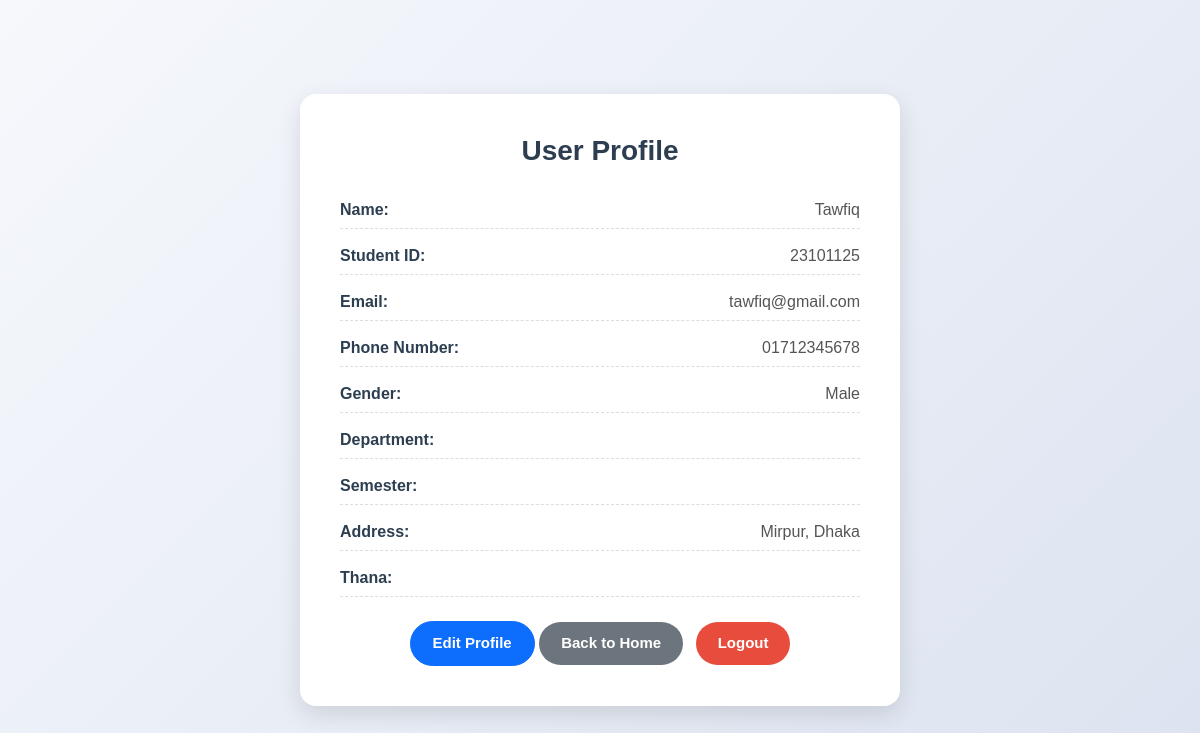
The app's page /backend/profile.php (signed in) with its own data.
### tables this page shows
CREATE TABLE User (
    Student_ID VARCHAR(20) PRIMARY KEY,
    Name VARCHAR(100) NOT NULL,
    Gsuite_Email VARCHAR(100) UNIQUE NOT NULL,
    Scanned_ID VARCHAR(255),
    Semester VARCHAR(20),
    Department VARCHAR(50),
    Thana VARCHAR(50),
    Phone_Number VARCHAR(15),  
    Password VARCHAR(100) NOT NULL,
    Address VARCHAR(255),      
    Gender VARCHAR(10)        
);

### backend/profile.php (the view, shortened to what this page needs)
<?php
include 'db_connection.php';
$student_id = $_SESSION["User_ID"];
$sql = "SELECT * FROM User WHERE Student_ID = ?";
$stmt = $conn->prepare($sql);
$stmt->bind_param("s", $student_id);
$stmt->execute();
$result = $stmt->get_result();
if ($result->num_rows === 1) {
    $user = $result->fetch_assoc();
} else {
    echo "User not found.";
    exit();
}
?>
<!DOCTYPE html>
<html lang="en">
<head>
  <link href="https://cdn.jsdelivr.net/npm/bootstrap@5.3.5/dist/css/bootstrap.min.css" rel="stylesheet">
  <link rel="stylesheet" href="css/profile_style.css">
</head>
<body>
    <div class="profile-card">
      <h3 class="profile-title">User Profile</h3>
      <div class="profile-info">
        <p><strong>Name:</strong> <?php echo htmlspecialchars($user['Name']); ?></p>
        <p><strong>Student ID:</strong> <?php echo htmlspecialchars($user['Student_ID']); ?></p>
        <p><strong>Email:</strong> <?php echo htmlspecialchars($user['Gsuite_Email']); ?></p>
        <p><strong>Phone Number:</strong> <?php echo htmlspecialchars($user['Phone_Number']); ?></p>
        <p><strong>Gender:</strong> <?php echo htmlspecialchars($user['Gender']); ?></p>
        <p><strong>Department:</strong> <?php echo htmlspecialchars($user['Department']); ?></p>
        <p><strong>Semester:</strong> <?php echo htmlspecialchars($user['Semester']); ?></p>
        <p><strong>Address:</strong> <?php echo htmlspecialchars($user['Address']); ?></p>
        <p><strong>Thana:</strong> <?php echo htmlspecialchars($user['Thana']); ?></p>
      </div>
      <div class="text-center mt-4">
        <a href="edit_profile.php" class="btn btn-primary">Edit Profile</a>
        <a href="landing_page.php" class="btn btn-secondary me-2">Back to Home</a>
        <a href="logout.php" class="btn btn-danger">Logout</a>
      </div>
    </div>
</body>
</html>

### backend/css/profile_style.css (style rules this page uses)
body { font-family: "Montserrat", sans-serif; background: linear-gradient(135deg, #f6f8fc, #dce3f0); margin: 0; padding: 0; min-height: 100vh; display: flex; align-items: center; justify-content: center; }
.profile-card { background: #ffffff; border-radius: 16px; width: 100%; max-width: 600px; padding: 40px; box-shadow: 0 8px 25px rgba(0, 0, 0, 0.12); transition: all 0.3s ease; animation: fadeInUp 0.6s ease; }
.profile-title { font-weight: 700; font-size: 28px; text-align: center; margin-bottom: 30px; color: #2c3e50; }
.profile-info p { margin-bottom: 15px; font-size: 16px; color: #555; display: flex; justify-content: space-between; align-items: center; border-bottom: 1px dashed #ddd; padding-bottom: 6px; }
.profile-info p strong { color: #2c3e50; flex-basis: 40%; }
.btn { padding: 10px 22px; border-radius: 30px; font-weight: 600; font-size: 15px; transition: all 0.3s ease; }
.btn-secondary { background-color: #6c757d; color: white; border: none; }
.btn-danger { background-color: #e74c3c; color: white; border: none; }

### records on screen
user: Name "Tawfiq", Student_ID "23101125", Gsuite_Email "tawfiq@gmail.com", Phone_Number "01712345678", Gender "Male", Address "Mirpur, Dhaka"
